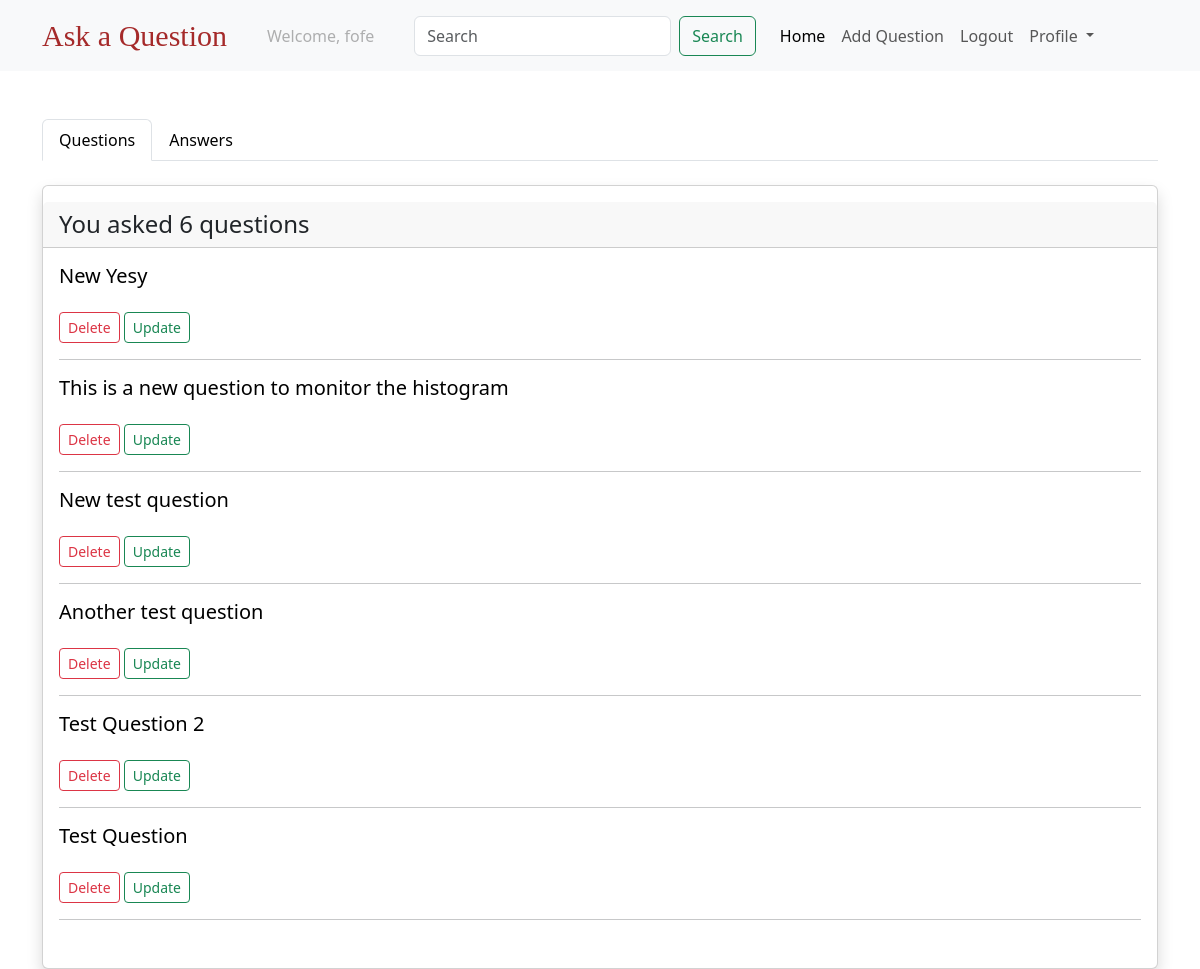
The app's page /list/ (signed in), older data.
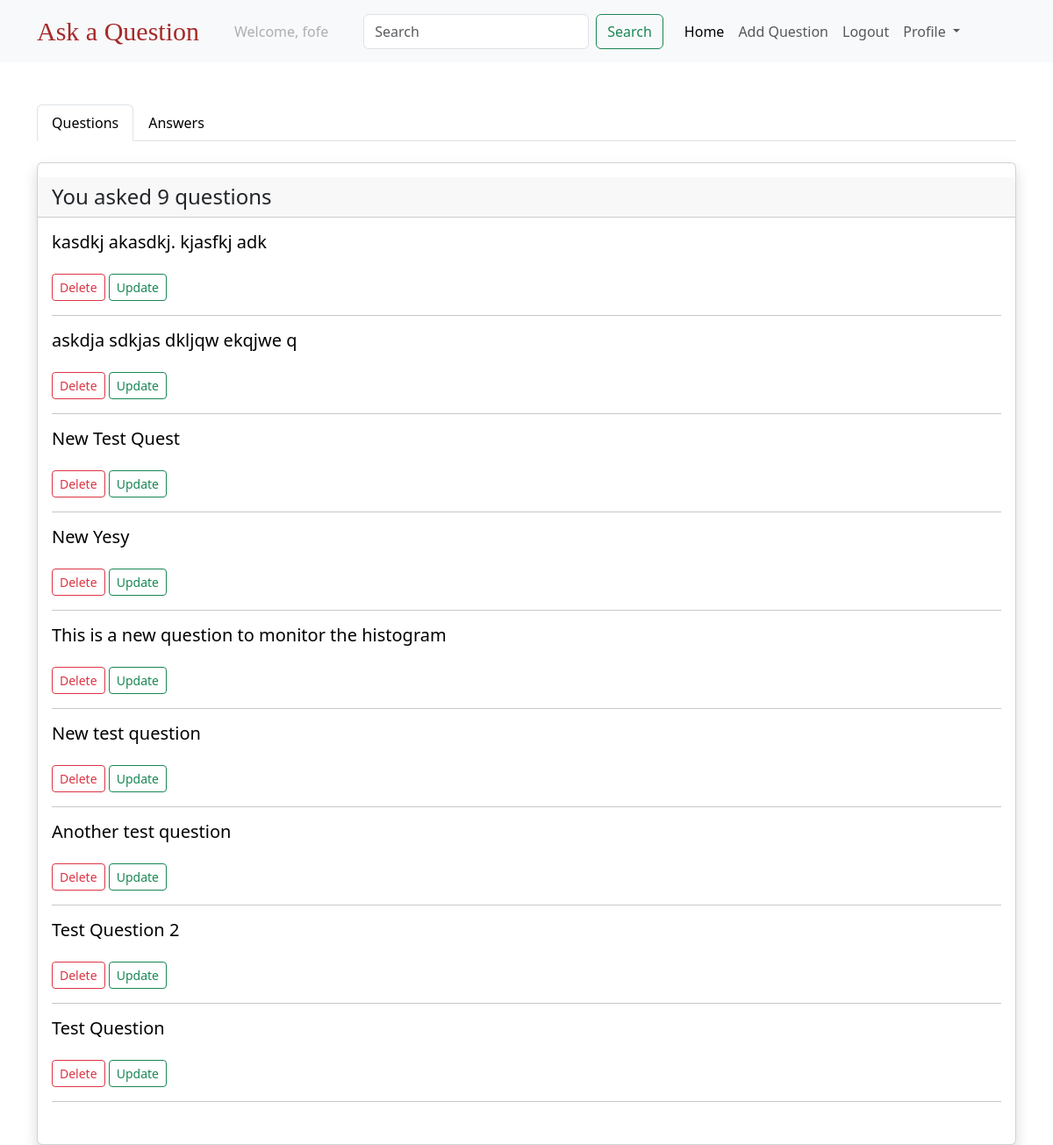
The same page, newer data.
### questions/models.py (models this page shows, shortened)
class Question(models.Model):
    created_at = models.DateTimeField(auto_now_add=True)
    title = models.CharField(max_length=250)
    body = models.TextField()
    slug = models.SlugField(max_length=250, unique=True)
    author = models.ForeignKey(settings.AUTH_USER_MODEL,
                               on_delete=models.CASCADE, related_name="questions")

### questions/views.py (the view)
# urls.py: path('list/', list_info, name='list_info'),
@login_required
def list_info(request):
    questions = Question.objects.filter(author = request.user).order_by('-created_at')
    answers = Answer.objects.filter(author = request.user).order_by('-created_at')
    return render(request, 'list_info.html', {'questions': questions, 'answers': answers})

### templates/list_info.html (shortened to what this page needs)
{% extends 'base.html' %}
{% load crispy_forms_tags%}
{% block body %}
    <div class="container mt-5">
        <nav>
            <div class="nav nav-tabs" id="nav-tab" role="tablist">
                <button class="nav-link active link-style" id="nav-home-tab" data-bs-toggle="tab" data-bs-target="#nav-home" type="button" role="tab" aria-controls="nav-home" aria-selected="true">Questions</button>
                <button class="nav-link link-style" id="nav-profile-tab" data-bs-toggle="tab" data-bs-target="#nav-profile" type="button" role="tab" aria-controls="nav-profile" aria-selected="false">Answers</button>
            </div>
        </nav>
        <div class="tab-content" id="nav-tabContent">
            <div class="tab-pane fade show active" id="nav-home" role="tabpanel" aria-labelledby="nav-home-tab" tabindex="0">
                <div class="card mt-4 py-3 shadow">
                    <h4 class="card-header">You asked {{ questions.count }} questions</h4>
                    <div class="card-body">
                        {% for question in questions %}
                        <h5 class="card-text"><a class="link-style" href="{% url 'qdetails' question.slug %}">{{ question.title }}</a></h5>
                        <a href="{% url 'delete_question' question.slug %}" class="btn btn-outline-danger btn-sm mt-3">Delete</a>
                        <a href="{% url 'update_question' question.slug %}" class="btn btn-outline-success btn-sm mt-3">Update</a>
                        <hr>
                        {% endfor %}
                    </div>
                </div>
            </div>
        </div>
    </div>
{% endblock  %}

Row changes from the older to the newer data that the page shows:
added Question: title "kasdkj akasdkj. kjasfkj adk"
added Question: title "askdja sdkjas dkljqw ekqjwe q"
added Question: title "New Test Quest"
Text that changed along with them:
{{ questions.count }}: "6" → "9"
